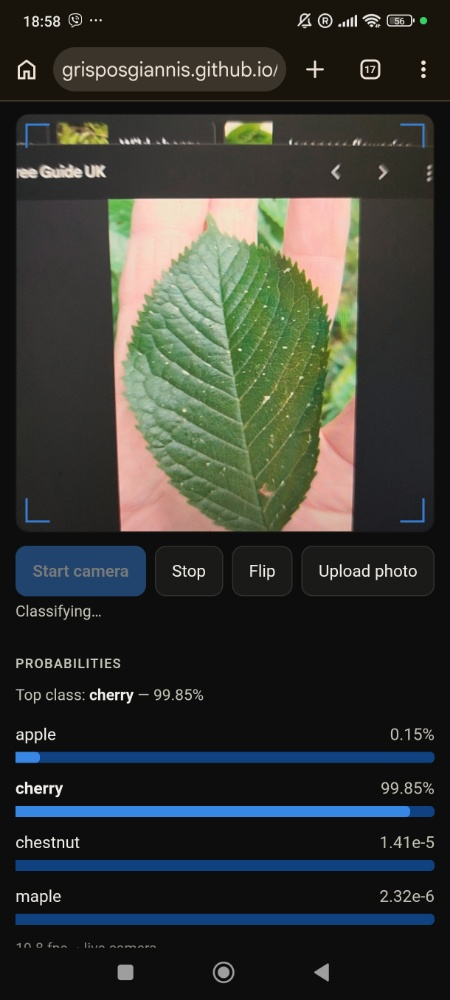
#> input picture 3f06a7a4-21e8-416c-bda4-2ada1f693032.jpeg, 450 x 1000 px
$ python -i make_dataset.py   (imports and definitions only)
#> lines starting #> are read from the running program, lines starting #| are printed output that depends on the picture
# Builds the folder the study trains on, out of the group's raw photographs:
#
#   task4/data/leaves/train/<class>/*.jpg     75 % of every class
#   task4/data/leaves/val/<class>/*.jpg       25 % of every class
#
# The raw folder is only ever READ, nothing in it is changed. For every photo:
#   1. it is turned the right way up first, while it is still full resolution (95 of the
#      131 photographs carry an EXIF rotation tag that Image.open().convert("RGB") ignores),
#   2. it is cut to its CENTRE SQUARE, which is exactly what index.html does to the camera
#      frame before it feeds the model, so the training images and the ones the phone shows
#      the network are made the same way,
#   3. it is shrunk to 192 x 192 - twice what the network eats, so that the random crop of
#      the augmentation still has something to look at, and a folder of photographs that is
#      small enough to open and inspect by hand,
#   4. the photographs of every class are shuffled with a FIXED seed and split 75 / 25.
#
# Near-duplicate photographs - the same leaf shot twice one second apart - are detected and
# only the first of each pair is kept: otherwise one leaf can end up in the training set and
# its twin in the validation set, and the validation accuracy then measures memory.
#
# Run:  /c/Users/Giannis.G/Desktop/MRL-ex08/_venv/Scripts/python.exe make_dataset.py

import os
import random

from PIL import Image, ImageOps
import pillow_heif

# [1 line not run here, left out]

RAW = r"C:\Users\Giannis.G\Downloads\leafs_data_group1-20261106T153640Z-1-001\leafs_data_group1"
OUT = os.path.join(os.path.dirname(os.path.abspath(__file__)), "data", "leaves")

SEED = 42
STORE = 192          # the edge of the stored square photographs
TRAIN_FRACTION = 0.75
DUPLICATE_LIMIT = 20.0   # mean difference of the 16x16 grey signatures below which two
                         # photographs are taken to be the same leaf. Measured on this data
                         # set: a hand-held re-shot of the same leaf sits at 12.5
                         # (IMG_7817 next to IMG_7818), while two different leaves sit at a
                         # median of 32 - so 20 splits them and drops the twins, not the class


def prepared(path):
    """The photograph as the study sees it: right way up, centre square, STORE x STORE."""
    with Image.open(path) as image:
#> image is the input picture: PIL image 450x1000 RGB; mean R, G, B 52.5, 55.3, 50.1
        image = ImageOps.exif_transpose(image).convert("RGB")
        wide, high = image.size
#> wide = 450; high = 1000
        edge = min(wide, high)
#> edge = 450
        image = image.crop(((wide - edge) // 2, (high - edge) // 2,
                            (wide - edge) // 2 + edge, (high - edge) // 2 + edge))
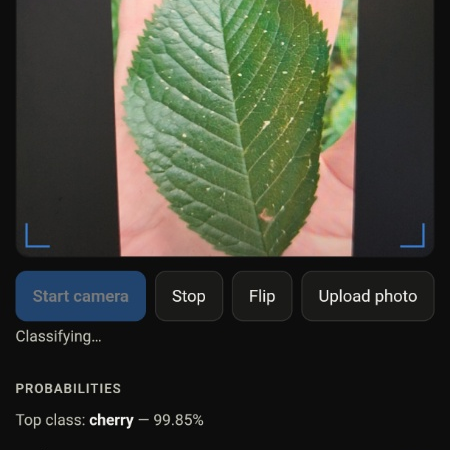
#> image: PIL image 450x450 RGB; mean R, G, B 60.8, 64.2, 53
        return image.resize((STORE, STORE))
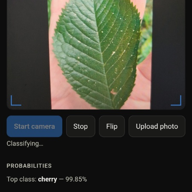
#> returned value: PIL image 192x192 RGB; mean R, G, B 60.8, 64.2, 53


def signature(image):
    """A coarse grey thumbnail, as bytes: two photographs of the same leaf are close."""
    return list(image.convert("L").resize((16, 16)).tobytes())


def difference(one, other):
    return sum(abs(a - b) for a, b in zip(one, other)) / len(one)


rng = random.Random(SEED)

# [44 lines not run here, left out]

>>> result = prepared('../3f06a7a4-21e8-416c-bda4-2ada1f693032.jpeg')
